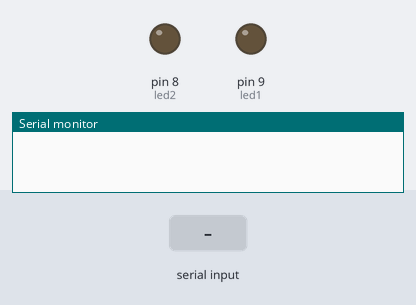
A sketch run on a simulated Arduino Uno, built with avr-gcc and run on an emulated ATmega328P. Shown: output pins drawn as LEDs (lit = HIGH), the last lines printed to the serial monitor. The test bench sets the inputs (shaded band).

Above: at 1.2 s.
1.3 s: "1" received over the second serial link
At 1.6 s:
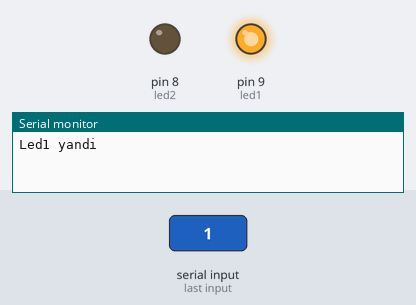
2.8 s: "2" received over the second serial link
At 4.0 s:
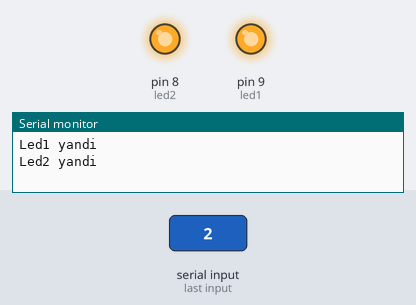
4.3 s: "3" received over the second serial link
At 5.1 s:
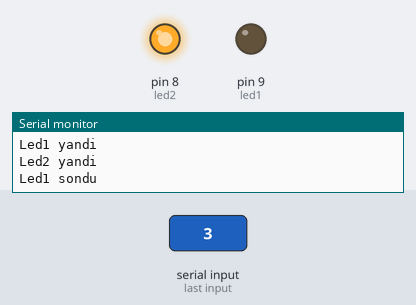
5.8 s: "4" received over the second serial link
At 6.3 s:
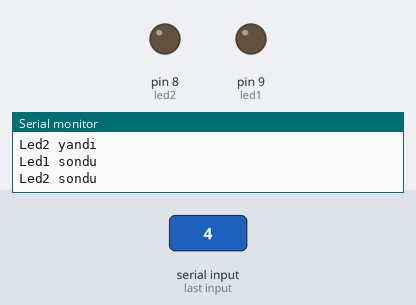
Timing chart, 0 to 8.3 s (numbered marks = the images above; inputs shaded):
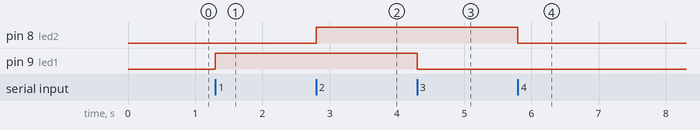

Measured:
- after the input at 1.3 s, pin 9 (led1): LOW → HIGH at once
- after the input at 2.8 s, pin 8 (led2): LOW → HIGH at once
- after the input at 4.3 s, pin 9 (led1): HIGH → LOW at once
- after the input at 5.8 s, pin 8 (led2): HIGH → LOW at once

The sketch:

bluetooth.ino
```cpp
#include <SoftwareSerial.h>
SoftwareSerial mySerial(0,1);
const int led1 = 9;
const int led2 = 8;
int gelen;
void setup() {
 Serial.begin(9600);
 mySerial.begin(9600);
 pinMode(led1, OUTPUT);
 pinMode(led2, OUTPUT);
}

void loop() {
 if (mySerial.available() > 0) {
   gelen = mySerial.read();

    /*data burada*/

   if (gelen == '1') {            /*8. pini aktif et*/
     digitalWrite(led1, HIGH);
     Serial.println("Led1 yandi");
   }

   if (gelen == '2') {            /*9. pini aktif et*/
     digitalWrite(led2, HIGH);
     Serial.println("Led2 yandi");
   }

   if (gelen == '3') {            /*ısı sensörünü okusun*/
     digitalWrite(led1, LOW);
     Serial.println("Led1 sondu");
   }

   if (gelen == '4') {            /*TV yi açsın*/
     digitalWrite(led2, LOW);
     Serial.println("Led2 sondu");
   }

   if (gelen == '5') {            /*TV yi kapatsın*/
     digitalWrite(led2, LOW);
     Serial.println("Led2 sondu");
   }

   if (gelen == '6') {            /*TV sesini aç*/
     digitalWrite(led2, LOW);
     Serial.println("Led2 sondu");
   }

   if (gelen == '7') {            /*TV sesini kapat*/
     digitalWrite(led2, LOW);
     Serial.println("Led2 sondu");
   }

   if (gelen == '8') {            /*TV kanal ileri*/
     digitalWrite(led2, LOW);
     Serial.println("Led2 sondu");
   }

   if (gelen == '9') {            /*TV kanal geri*/
     digitalWrite(led2, LOW);
     Serial.println("Led2 sondu");
   }
 }
}
```
